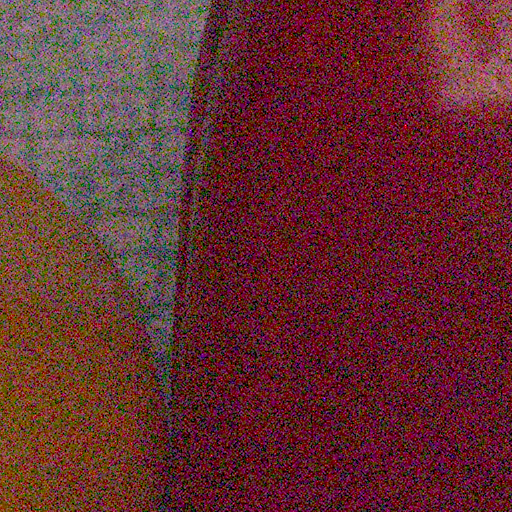
#> input picture data/NOISY_SRGB_010_patch.png, 512 x 512 px
$ python demo_filters.py   (older library calls are emulated)
#> lines starting #> are read from the running program, lines starting #| are printed output that depends on the picture
### models/single_res_filters.py
# this is bilateral

"""
Created on Tue Nov 19 18:38:04 2019

OpenCV single resolution filters

@author: Yiqian
"""
import cv2
import numpy as np
from cv2.ximgproc import guidedFilter
from models.estimate_noise import estimate_noise_fast

def bilateral(img, d=11, sigmaColor=None, sigmaSpace=50,
              color_space = 'RGB'):
    '''
    img - (H,W,3) or (H,W,1) intensity float in [0,1]
    d: Diameter of each pixel neighborhood
    sigmaColor: Filter sigma in the color space
    sigmaSpace: Filter sigma in the coordinate space
    color_space: Color space to perform filtering
    '''
    if sigmaColor is None:
        sigmaColor = estimate_noise_fast(img)

    if color_space == 'YUV':
        img = cv2.cvtColor(np.uint8(img*255), cv2.COLOR_BGR2YUV)
        img_out = cv2.bilateralFilter(img, d, int(sigmaColor*255), sigmaSpace)
        img_out = np.float32(cv2.cvtColor(img_out, cv2.COLOR_YUV2BGR))/255.
        return img_out
    elif color_space == 'LAB':
        img = cv2.cvtColor(np.uint8(img*255), cv2.COLOR_BGR2LAB)
        img_out = cv2.bilateralFilter(img, d, int(sigmaColor*255), sigmaSpace)
        img_out = np.float32(cv2.cvtColor(img_out, cv2.COLOR_LAB2BGR))/255.
        return img_out
    else:
        img_out = cv2.bilateralFilter(np.float32(img), d, sigmaColor, sigmaSpace)
        return img_out

def median(img, d=11, color_space = 'RGB'):
    '''
    img - (H,W,3) or (H,W,1) intensity float in [0,1]
    d: Diameter of each pixel neighborhood
    sigmaColor: Filter sigma in the color space
    sigmaSpace: Filter sigma in the coordinate space
    color_space: Color space to perform filtering
    '''
    if color_space == 'YUV':
        img = cv2.cvtColor(np.uint8(img*255), cv2.COLOR_BGR2YUV)
        img_out = cv2.bilateralFilter(img, d)
        img_out = np.float32(cv2.cvtColor(img_out, cv2.COLOR_YUV2BGR))/255.
        return img_out
    elif color_space == 'LAB':
        img = cv2.cvtColor(np.uint8(img*255), cv2.COLOR_BGR2LAB)
        img_out = cv2.medianBlur(img, d)
        img_out = np.float32(cv2.cvtColor(img_out, cv2.COLOR_LAB2BGR))/255.
        return img_out
    else:
        img_out = np.float32(cv2.medianBlur(np.uint8(img*255), d))/255
        return img_out


def guided(img, guide, d=11, sigmaColor=500, color_space = 'RGB'):
    '''
    img - (H,W,3) or (H,W,1) intensity float in [0,1]
    d: Diameter of each pixel neighborhood
    sigmaColor: Filter sigma in the color space
    sigmaSpace: Filter sigma in the coordinate space
    color_space: Color space to perform filtering
    '''

    if color_space == 'YUV':
        img = cv2.cvtColor(np.uint8(img*255), cv2.COLOR_BGR2YUV)
        img_out = guidedFilter(guide, img, radius=d,eps=sigmaColor,dDepth=-1)
        img_out = np.float32(cv2.cvtColor(img_out, cv2.COLOR_YUV2BGR))/255.
        return img_out
    elif color_space == 'LAB':
        img = cv2.cvtColor(np.uint8(img*255), cv2.COLOR_BGR2LAB)
        img_out = guidedFilter(guide, img, radius=d,eps=sigmaColor,dDepth=-1)
        img_out = np.float32(cv2.cvtColor(img_out, cv2.COLOR_LAB2BGR))/255.
        return img_out
    else:
        img_out = np.float32(guidedFilter(np.uint8(guide*255),
                                          np.uint8(img*255),
                                          radius=d,
                                          eps=sigmaColor,
                                          dDepth=-1))/255
        return img_out

#%%
# [46 lines left out: functions bilateral_LAB, bilateral_YUV, not called in this run]

#%%
# [11 lines that do not run on import are left out]


### models/multi_bilateral_est.py
# -*- coding: utf-8 -*-
"""
Created on Mon Nov 18 15:01:59 2019

multiresolution bilateral filtering

@author: Yiqian
"""

import cv2
import numpy as np
import pywt
import scipy

from skimage.restoration import (denoise_bilateral, estimate_sigma)
from scipy.signal import convolve2d

def estimate_noise_fast(img):
    '''
    Reference: J. Immerkær, “Fast Noise Variance Estimation”,
    Computer Vision and Image Understanding,
    Vol. 64, No. 2, pp. 300-302, Sep. 1996 [PDF]
    '''
    M = [[1, -2, 1],
         [-2, 4, -2],
         [1, -2, 1]]
    bgr2k = np.array([0.114, 0.587, 0.299])

    if len(img.shape)==3:
#        img = cv2.cvtColor(img, cv2.COLOR_BGR2GRAY)
        img = np.sum(img * bgr2k, axis=-1)

    H,W = img.shape
    sigma = np.absolute(convolve2d(img, M)).sum()
    sigma = sigma * np.sqrt(0.5 * np.pi) / (6 * (W-2) * (H-2))

    return sigma

def _bayes_thresh(details, var):
    """BayesShrink threshold for a zero-mean details coeff array."""
    # Equivalent to:  dvar = np.var(details) for 0-mean details array
    dvar = np.mean(details*details)
    eps = np.finfo(details.dtype).eps
    thresh = var / np.sqrt(max(dvar - var, eps))
    return thresh

def _sigma_est_dwt(detail_coeffs, distribution='Gaussian'):
    """Calculate the robust median estimator of the noise standard deviation.
    Parameters
    ----------
    detail_coeffs : ndarray
        The detail coefficients corresponding to the discrete wavelet
        transform of an image.
    distribution : str
        The underlying noise distribution.
    Returns
    -------
    sigma : float
        The estimated noise standard deviation (see section 4.2 of [1]_).
    References
    ----------
    .. [1] D. L. Donoho and I. M. Johnstone. "Ideal spatial adaptation
       by wavelet shrinkage." Biometrika 81.3 (1994): 425-455.
       :DOI:`10.1093/biomet/81.3.425`
    """
    # Consider regions with detail coefficients exactly zero to be masked out
    detail_coeffs = detail_coeffs[np.nonzero(detail_coeffs)]

    if distribution.lower() == 'gaussian':
        # 75th quantile of the underlying, symmetric noise distribution
        denom = scipy.stats.norm.ppf(0.75)
        sigma = np.median(np.abs(detail_coeffs)) / denom
    else:
        raise ValueError("Only Gaussian noise estimation is currently "
                         "supported")
    return sigma

#%%
class MultiBilateralEst():
    """
    sigmaColor is estimated at each level
    Only need to specify window size (d) and sigmaSpace

    Returns
    -------
    out : ndarray
        Denoised image.
    """

    def __init__(self, wavelet_type = 'db8', wavelet_levels = 4,
                 threshold_type = 'BayesShrink', sigma=None, mode='soft'):

        self.wavelet_type = wavelet_type
        self.wavelet_levels = wavelet_levels
        self.threshold_type = threshold_type
        self.sigma = sigma
        self.mode = mode


    def denoise(self, img, d=11, sigmaColor = 50/255, sigmaSpace=1.8):
        # channel first
        img = img.transpose(2,0,1)
        # --- wavelet transform
        coeffs = pywt.wavedec2(img, wavelet = self.wavelet_type,
                               level = self.wavelet_levels)
        LP = coeffs[0]
        dcoeffs = coeffs[1:]

        if self.sigma is None:
            # Estimate the noise via the method in [2]_
            detail_coeffs = dcoeffs[-1][-1]
            self.sigma = _sigma_est_dwt(detail_coeffs, distribution='Gaussian')
        var = self.sigma**2

        for l in range(self.wavelet_levels):
            # --- denoise LP with bilateral
            LP_bilateral = np.zeros_like(LP)
            for i in range(LP.shape[0]):
                s = estimate_noise_fast(LP[i])
                LP_bilateral[i] = cv2.bilateralFilter(np.float32(LP[i]),
                            d, s*2, sigmaSpace)

#            # --- denoise HP with thresholding
            level = dcoeffs[l]
            if self.threshold_type == "BayesShrink":
                threshold = [ _bayes_thresh(channel, var) for channel in level]
                denoised_detail = [pywt.threshold(channel, value=thres, mode=self.mode) \
                                   for thres, channel in zip(threshold,level)]
            # TODO: add VisuShrink
            #elif self.threshold_type == "VisuShrink":
            else:
                denoised_detail = level
            coeffs_rec = [LP_bilateral] + [denoised_detail]
            LP = pywt.waverec2(coeffs_rec, self.wavelet_type)

        # channel last
        img_out = LP.transpose(1,2,0)
        if sigmaColor is None:
            sigmaColor = 2*estimate_noise_fast(img_out)
        img_out = cv2.bilateralFilter(np.float32(img_out),
                                      d, sigmaColor, sigmaSpace)

        return img_out


#%%
# [23 lines that do not run on import are left out]

    # B
    #cv2.imshow('img',img[:,:,0])


### models/multi_guided_est.py
# -*- coding: utf-8 -*-
"""
Created on Sun Dec  8 13:39:22 2019

@author: No Name
"""

# -*- coding: utf-8 -*-
"""
Created on Mon Nov 18 15:01:59 2019

multiresolution bilateral filtering

@author: Yiqian
"""

import cv2
import numpy as np
import pywt
import scipy

from models.single_res_filters import guided
from models.guided import GuidedFilter, GrayGuidedFilter, MultiDimGuidedFilter

from skimage.restoration import (denoise_bilateral, estimate_sigma)
from scipy.signal import convolve2d

def estimate_noise_fast(img):
    '''
    Reference: J. Immerkær, “Fast Noise Variance Estimation”,
    Computer Vision and Image Understanding,
    Vol. 64, No. 2, pp. 300-302, Sep. 1996 [PDF]
    '''
    M = [[1, -2, 1],
         [-2, 4, -2],
         [1, -2, 1]]
    bgr2k = np.array([0.114, 0.587, 0.299])

    if len(img.shape)==3:
#        img = cv2.cvtColor(img, cv2.COLOR_BGR2GRAY)
        img = np.sum(img * bgr2k, axis=-1)

    H,W = img.shape
    sigma = np.absolute(convolve2d(img, M)).sum()
    sigma = sigma * np.sqrt(0.5 * np.pi) / (6 * (W-2) * (H-2))

    return sigma

def _bayes_thresh(details, var):
    """BayesShrink threshold for a zero-mean details coeff array."""
    # Equivalent to:  dvar = np.var(details) for 0-mean details array
    dvar = np.mean(details*details)
    eps = np.finfo(details.dtype).eps
    thresh = var / np.sqrt(max(dvar - var, eps))
    return thresh

def _sigma_est_dwt(detail_coeffs, distribution='Gaussian'):
    """Calculate the robust median estimator of the noise standard deviation.
    Parameters
    ----------
    detail_coeffs : ndarray
        The detail coefficients corresponding to the discrete wavelet
        transform of an image.
    distribution : str
        The underlying noise distribution.
    Returns
    -------
    sigma : float
        The estimated noise standard deviation (see section 4.2 of [1]_).
    References
    ----------
    .. [1] D. L. Donoho and I. M. Johnstone. "Ideal spatial adaptation
       by wavelet shrinkage." Biometrika 81.3 (1994): 425-455.
       :DOI:`10.1093/biomet/81.3.425`
    """
    # Consider regions with detail coefficients exactly zero to be masked out
    detail_coeffs = detail_coeffs[np.nonzero(detail_coeffs)]

    if distribution.lower() == 'gaussian':
        # 75th quantile of the underlying, symmetric noise distribution
        denom = scipy.stats.norm.ppf(0.75)
        sigma = np.median(np.abs(detail_coeffs)) / denom
    else:
        raise ValueError("Only Gaussian noise estimation is currently "
                         "supported")
    return sigma


#%%
def flt2norm(img_flt):
    imax = img_flt.max()
    imin = img_flt.min()
    img_norm = (img_flt-imin)/(imax-imin)
    return img_norm, imin, imax


def norm2flt(img_norm, imin, imax):
    return img_norm*(imax-imin) + imin

#%%
class MultiGuidedEst():
    """
    sigmaColor is estimated at each level
    Only need to specify window size (d) and sigmaSpace

    Returns
    -------
    out : ndarray
        Denoised image.
    """

    def __init__(self, wavelet_type = 'db8', wavelet_levels = 2,
                 threshold_type = 'BayesShrink', sigma=None, mode='soft'):

        self.wavelet_type = wavelet_type
        self.wavelet_levels = wavelet_levels
        self.threshold_type = threshold_type
        self.sigma = sigma
        self.mode = mode


    def denoise(self, img, d=3):
        # channel first
        img = img.transpose(2,0,1)
        # --- wavelet transform
        coeffs = pywt.wavedec2(img, wavelet = self.wavelet_type,
                               level = self.wavelet_levels)
        LP = coeffs[0]
        dcoeffs = coeffs[1:]

        if self.sigma is None:
            # Estimate the noise via the method in [2]_
            detail_coeffs = dcoeffs[-1][-1]
            self.sigma = _sigma_est_dwt(detail_coeffs, distribution='Gaussian')
        var = self.sigma**2

        for l in range(self.wavelet_levels):
            # --- denoise LP with bilateral
            LP_filter = np.zeros_like(LP)
            for i in range(LP.shape[0]):
                s = 2*estimate_noise_fast(LP[i])
#                GF = GrayGuidedFilter(LP[i], radius=d, eps=1e-6)
#                GF = GrayGuidedFilter(LP[i], radius=d, eps=1e-4)
#                LP_filter[i] = GF.filter(LP[i])
                im, imin, imax = flt2norm(LP[i])
                im_out = guided(im, im, d=d, sigmaColor=(s**2)*255*255, color_space = 'RGB')
#                im_out = guided(im, im, d=d, sigmaColor=1e-6*255*255, color_space = 'RGB')
                LP_filter[i] = norm2flt(im_out, imin, imax)

#            # --- denoise HP with thresholding
            level = dcoeffs[l]
            if self.threshold_type == "BayesShrink":
                threshold = [ _bayes_thresh(channel, var) for channel in level]
                denoised_detail = [pywt.threshold(channel, value=thres, mode=self.mode) \
                                   for thres, channel in zip(threshold,level)]
            # TODO: add VisuShrink
            #elif self.threshold_type == "VisuShrink":
            else:
                denoised_detail = level
            coeffs_rec = [LP_filter] + [denoised_detail]
            LP = pywt.waverec2(coeffs_rec, self.wavelet_type)

        # channel last
        img_out = LP.transpose(1,2,0)
#        sigmaColor = estimate_noise_fast(img_out)
        im, imin, imax = flt2norm(img_out)
        im_out = guided(im, im, d=d, sigmaColor=2500, color_space = 'RGB')
#        im_out = guided(im, im, d=d, sigmaColor=1e-5*255*255, color_space = 'RGB')
        img_out = norm2flt(im_out, imin, imax)

#        GF = MultiDimGuidedFilter(img_out, radius=d, eps=1e-5)
#        GF = MultiDimGuidedFilter(img_out, radius=d, eps=2500/255/255)
#        img_out = GF.filter(img_out)

        return img_out


#%%
# [27 lines that do not run on import are left out]
    # B
    #cv2.imshow('img',img[:,:,0])


### evaluations/denoise_eval.py
# -*- coding: utf-8 -*-
"""
Created on Wed Nov 20 09:40:04 2019

PSNR, SSIM, MSE

@author: Yiqian
"""

import cv2
import numpy as np
from skimage.measure import compare_ssim

# [6 lines left out: function PSNR, not called in this run]

def PSNR_self(img1, img2):
    '''
    input: img intensity between [0,1]
    output: psnr between [0,1], the higher the better
    '''
    mse = ( (np.uint8(img1*255) - np.uint8(img2*255)) ** 2 ).mean()
    if mse == 0:
        return 100
    PIXEL_MAX = 255
    return 20 * np.log10(PIXEL_MAX / np.sqrt(mse))

def SSIM(img1, img2):
    '''
    input: img intensity between [0,1]
    output: ssim between [0,1], the higher the better
    '''
    img1 = cv2.cvtColor(np.uint8(img1*255), cv2.COLOR_BGR2GRAY)
    img2 = cv2.cvtColor(np.uint8(img2*255), cv2.COLOR_BGR2GRAY)
    return compare_ssim(img1,img2)

def MSE(img1, img2):
    '''
    input: img intensity between [0,1]
    output: mse between [0, 255**2], the lower the better
    '''
    img1 = np.uint8(img1*255)
    img2 = np.uint8(img2*255)
    return ((img1-img2)**2).mean()

def denoise_eval(img1, img2, print_result = False):
#    psnr = PSNR(img1, img2)
    psnr = PSNR_self(img1, img2)
    ssim = SSIM(img1, img2)
    mse = MSE(img1, img2)
    if print_result:
        print('PSNR: %.4f' % psnr)
        print('SSIM: %.4f' % ssim)
        print('MSE: %.4f' % mse)
    return psnr, ssim, mse

### demo_filters.py
# -*- coding: utf-8 -*-
"""
Created on Wed Nov 20 09:19:36 2019


@author: Yiqian
"""

import numpy as np
import cv2
from models.single_res_filters import bilateral, median, guided
from models.multi_bilateral import MultiBilateral
from models.multi_bilateral_est import MultiBilateralEst
from models.multi_guided_est import MultiGuidedEst
from evaluations.denoise_eval import denoise_eval

from skimage.restoration import (denoise_wavelet, estimate_sigma)

#%%
d = 11
sigmaColor = 50/255
sigmaSpace = 50

#img = np.float64(cv2.imread('data/img.png'))/255.
#img_gt = np.float64(cv2.imread('data/img_gt.png'))/255.
img = np.float64(cv2.imread('data/NOISY_SRGB_010_patch.png'))/255.
img_gt = np.float64(cv2.imread('data/GT_SRGB_010_patch.png'))/255.
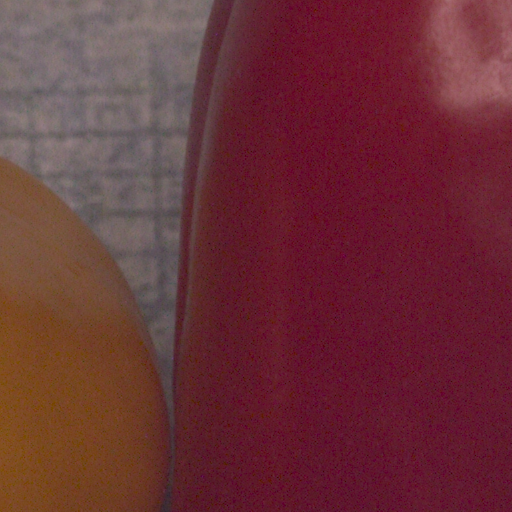
#> input picture data/GT_SRGB_010_patch.png, 512 x 512 px


''' Define filters '''
multi_bilateral = MultiBilateralEst(wavelet_type = 'db4', wavelet_levels = 2,
                 threshold_type = 'BayesShrink', sigma=None, mode='soft')
multi_bilateral_nothres = MultiBilateralEst(wavelet_type = 'db4', wavelet_levels = 2,
                 threshold_type = 'None', sigma=None, mode='soft')
multi_guided = MultiGuidedEst(wavelet_type = 'db4', wavelet_levels = 2,
                 threshold_type = 'BayesShrink', sigma=None, mode='soft')
#
img_gd = guided(img,img, 3, 1000)
img_bl = bilateral(img, 11, 100/255, 1.8)
img_md = median(img, d=11)
img_mbt = np.clip(multi_bilateral.denoise(img, d=11, sigmaSpace=1.8),0,1)
#> in denoise, `coeffs = pywt.wavedec2(img, wavelet = self.wavelet_type, level = self...`: coeffs = 3 items
#> in denoise, `dcoeffs = coeffs[1:]`: dcoeffs = 2 items
#> in _sigma_est_dwt, `sigma = np.median(np.abs(detail_coeffs)) / denom`: sigma = 0.0612
#> in denoise, `var = self.sigma**2`: var = 0.00375
#> the loop in denoise, `for l in range(self.wavelet_levels):` made 2 passes
#> threshold on passes 1 to 2: [0.0219, 0.0222, 0.0276], [0.0495, 0.0494, 0.121]
img_mb = np.clip(multi_bilateral_nothres.denoise(img, d=11, sigmaSpace=1.8),0,1)
#> the loop in denoise (call 2), `for l in range(self.wavelet_levels):` made 2 passes
img_wt = denoise_wavelet(img, multichannel=True, convert2ycbcr=False,
                       method='BayesShrink', mode='soft')
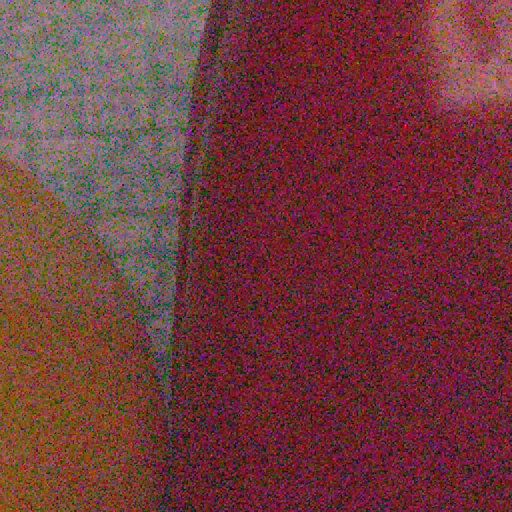
#> img_wt: shape (512, 512, 3) float64; mean B, G, R 0.195, 0.186, 0.394; drawn with min black and max white
img_mgt = np.clip(multi_guided.denoise(img, d=3),0,1)
#> in denoise, `coeffs = pywt.wavedec2(img, wavelet = self.wavelet_type, level = self...`: coeffs = 3 items
#> in denoise, `dcoeffs = coeffs[1:]`: dcoeffs = 2 items
#> in _sigma_est_dwt, `sigma = np.median(np.abs(detail_coeffs)) / denom`: sigma = 0.0612
#> the loop in denoise, `for l in range(self.wavelet_levels):` made 2 passes
#> threshold on passes 1 to 2: [0.0219, 0.0222, 0.0276], [0.0495, 0.0494, 0.121]
#> pass 1, in guided (call 3), `img_out = np.float32(guidedFilter(np.uint8(guide*255), np.uint8(img*25..`:
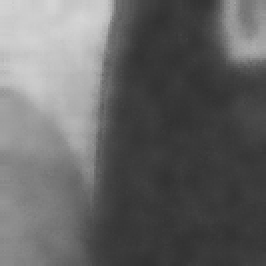
#> img_out: shape (133, 133) float32 (shown 2 times larger); min 0.192, max 0.835, mean 0.395
#> after the loop in denoise, `for l in range(self.wavelet_levels):`:
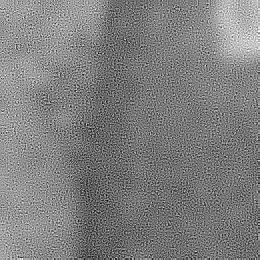
#> im: shape (260, 260) float64; min 0, max 1, mean 0.499
#> after the loop in denoise, `for l in range(self.wavelet_levels):`:
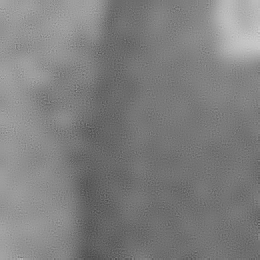
#> im_out: shape (260, 260) float32; min 0.294, max 0.808, mean 0.497
#> in denoise, `im, imin, imax = flt2norm(img_out)`: imin = -0.095; imax = 0.755
#> in guided (call 8), `img_out = np.float32(guidedFilter(np.uint8(guide*255), np.uint8(img*25..`:
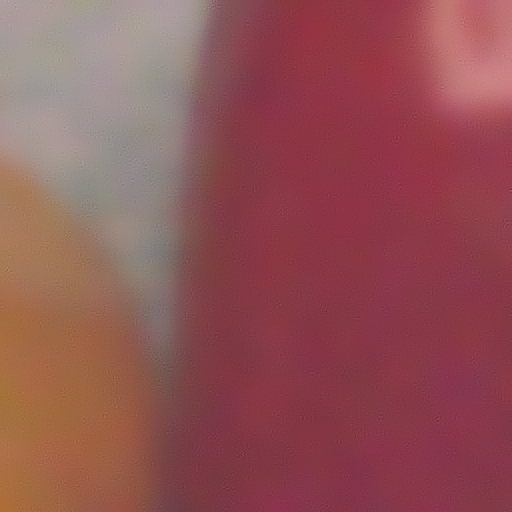
#> img_out: shape (512, 512, 3) float32; mean of channels 0, 1, 2 0.336, 0.326, 0.57; drawn as B, G, R


#cv2.imwrite('img_wt.png',np.uint8(img_wt*255))
cv2.imwrite('img_md.png',np.uint8(img_md*255))
# [8 lines of commented-out code are left out]
print('before:')
p,s,m = denoise_eval(img_gt,img, print_result =True)
#> in PSNR_self, `mse = ( (np.uint8(img1*255) - np.uint8(img2*255)) ** 2 ).mean()`: mse = 100.1
#> in denoise_eval, `psnr = PSNR_self(img1, img2)`: psnr = 28.13
#> in SSIM, `img2 = cv2.cvtColor(np.uint8(img2*255), cv2.COLOR_BGR2GRAY)`:
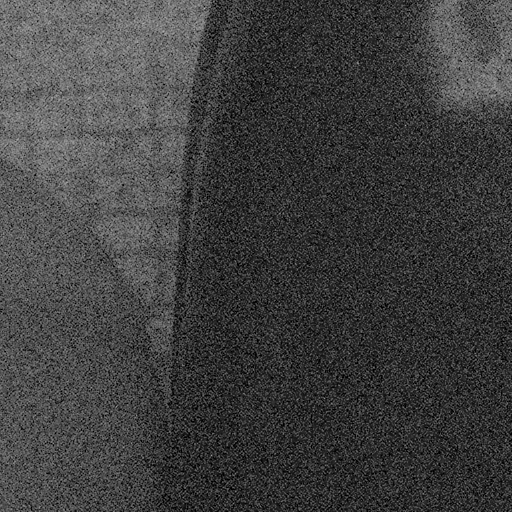
#> img2: shape (512, 512); min 0, max 190, mean 63.5
#> in denoise_eval, `ssim = SSIM(img1, img2)`: ssim = 0.118
#> in MSE, img1 is the input picture: shape (512, 512, 3); mean B, G, R 55.9, 49.4, 106.1
#> in MSE, img2 is the input picture: shape (512, 512, 3); mean B, G, R 49.8, 47.4, 100.4
#> in denoise_eval, `mse = MSE(img1, img2)`: mse = 100.1
#| PSNR: 28.1281
#| SSIM: 0.1176
#| MSE: 100.0623
#> p = 28.13; s = 0.118; m = 100.1
print('wavelet_thres:')
p,s,m = denoise_eval(img_gt,img_wt, print_result =True)
#| PSNR: 28.7175
#| SSIM: 0.2979
#| MSE: 87.3643
#> p = 28.72; s = 0.298; m = 87.36
print('median:')
p,s,m = denoise_eval(img_gt,img_md, print_result =True)
#| PSNR: 30.5269
#| SSIM: 0.7374
#| MSE: 57.5958
#> p = 30.53; s = 0.737; m = 57.6
print('bilateral:')
p,s,m = denoise_eval(img_gt,img_bl, print_result =True)
#| PSNR: 29.2028
#| SSIM: 0.4411
#| MSE: 78.1276
#> p = 29.2; s = 0.441; m = 78.13
print('guided:')
p,s,m = denoise_eval(img_gt,img_gd, print_result =True)
#| PSNR: 28.8813
#| SSIM: 0.2728
#| MSE: 84.1301
#> p = 28.88; s = 0.273; m = 84.13
print('multi-bilateral:')
p,s,m = denoise_eval(img_gt,img_mb, print_result =True)
#| PSNR: 29.7781
#| SSIM: 0.3780
#| MSE: 68.4331
#> p = 29.78; s = 0.378; m = 68.43
print('multi-bilateral_t:')
p,s,m = denoise_eval(img_gt,img_mbt, print_result =True)
#| PSNR: 30.7156
#| SSIM: 0.7067
#| MSE: 55.1473
#> p = 30.72; s = 0.707; m = 55.15
print('multi-guided_t:')
p,s,m = denoise_eval(img_gt,img_mgt, print_result =True)
#| PSNR: 30.0979
#| SSIM: 0.7632
#| MSE: 63.5754
#> p = 30.1; s = 0.763; m = 63.58
